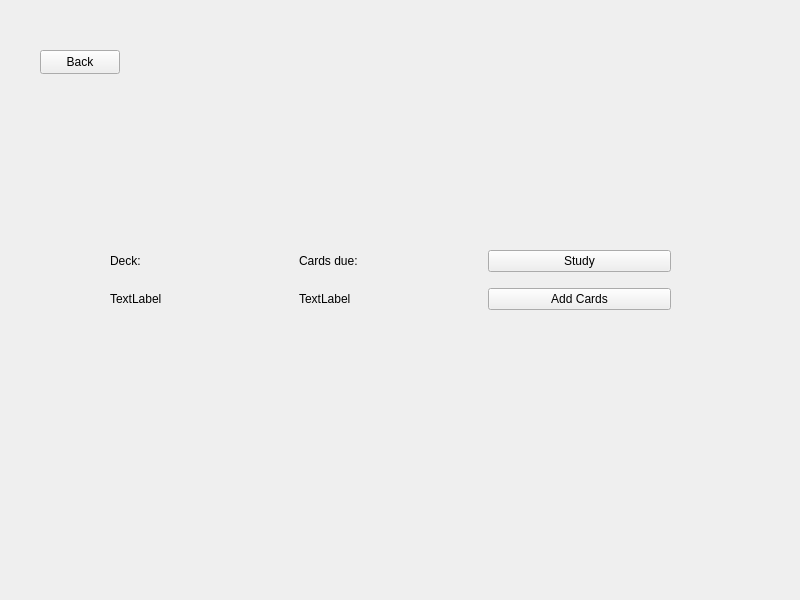
<?xml version="1.0" encoding="UTF-8"?>
<ui version="4.0">
 <class>DeckWidget</class>
 <widget class="QWidget" name="DeckWidget">
  <property name="geometry">
   <rect>
    <x>0</x>
    <y>0</y>
    <width>800</width>
    <height>600</height>
   </rect>
  </property>
  <property name="windowTitle">
   <string>Form</string>
  </property>
  <widget class="QWidget" name="gridLayoutWidget">
   <property name="geometry">
    <rect>
     <x>110</x>
     <y>240</y>
     <width>561</width>
     <height>80</height>
    </rect>
   </property>
   <layout class="QGridLayout" name="gridLayout">
    <item row="1" column="0">
     <widget class="QLabel" name="nameValue">
      <property name="text">
       <string>TextLabel</string>
      </property>
     </widget>
    </item>
    <item row="1" column="2">
     <widget class="QPushButton" name="addButton">
      <property name="text">
       <string>Add Cards</string>
      </property>
     </widget>
    </item>
    <item row="0" column="1">
     <widget class="QLabel" name="cardsDueLabel">
      <property name="text">
       <string>Cards due:</string>
      </property>
     </widget>
    </item>
    <item row="1" column="1">
     <widget class="QLabel" name="cardsDueValue">
      <property name="text">
       <string>TextLabel</string>
      </property>
     </widget>
    </item>
    <item row="0" column="2">
     <widget class="QPushButton" name="studyButton">
      <property name="text">
       <string>Study</string>
      </property>
     </widget>
    </item>
    <item row="0" column="0">
     <widget class="QLabel" name="nameLabel">
      <property name="text">
       <string>Deck:</string>
      </property>
     </widget>
    </item>
   </layout>
  </widget>
  <widget class="QPushButton" name="backButton">
   <property name="geometry">
    <rect>
     <x>40</x>
     <y>50</y>
     <width>80</width>
     <height>24</height>
    </rect>
   </property>
   <property name="text">
    <string>Back</string>
   </property>
  </widget>
 </widget>
 <resources/>
 <connections/>
</ui>
